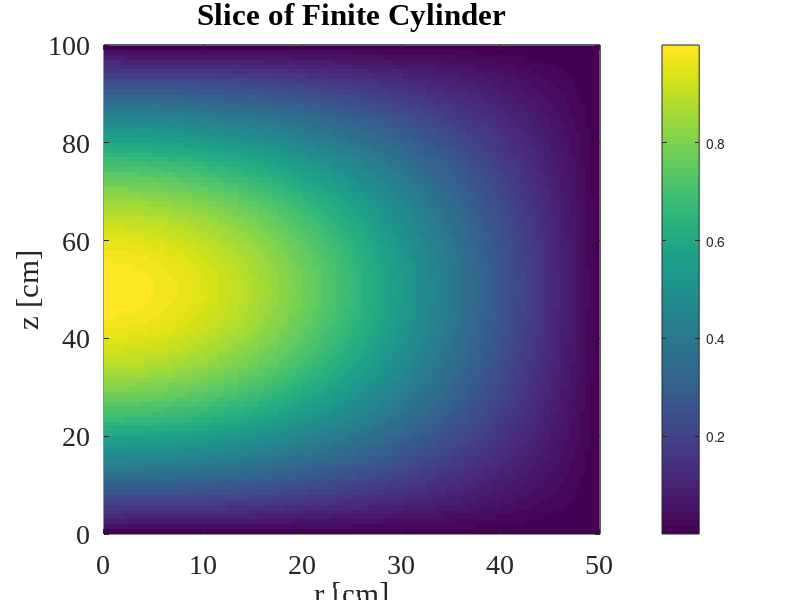

Write the MATLAB code that produced this figure.
clear
close all

T = 50;
H = 100;
ntest = 100; 

alpha_0 = fzero(@(z) besselj(0, z), 3);
% besselj(0, alpha_0); % Should be small

fun = @(r,z)(besselj(0,(alpha_0/T)*r).*sin((pi/H)*z));

dr = T/ntest;
dz = H/ntest;
r = 0.5*dr:dr:T;
z = 0.5*dz:dz:H;

[R,Z] = meshgrid(r,z);

val = fun(R,Z)';

figure('pos',[1000 1000 650 1000]);
imagesc(r,z,val');
view([0,-90]);
colormap(viridis);
colorbar;
xlabel('r [cm]');
ylabel('z [cm]');
xlim([0 T]);
ylim([0 H]);
title('Slice of Finite Cylinder');

set(gca,'FontName','Times New Roman','FontSize',20);
print('../figs/finite_cyl.eps','-depsc2');
close(gcf)